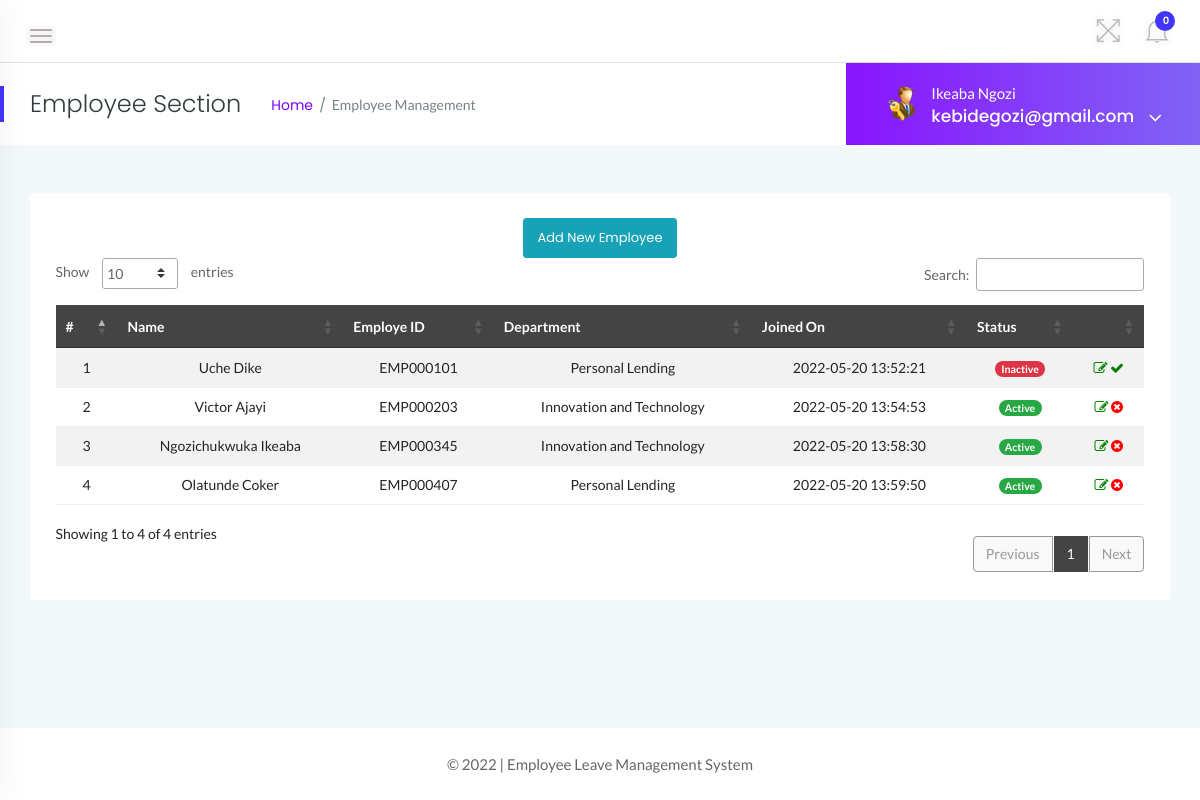
Screenshot of /admin/employees.php (signed in) with the database file from the repository.
### tables this page shows
CREATE TABLE `employees` (
  `id` int NOT NULL,
  `EmployeeId` varchar(100) NOT NULL,
  `FirstName` varchar(150) NOT NULL,
  `LastName` varchar(150) NOT NULL,
  `Email` varchar(200) NOT NULL,
  `Password` varchar(180) NOT NULL,
  `Gender` varchar(100) NOT NULL,
  `Dob` varchar(100) NOT NULL,
  `DeptHead` varchar(100) DEFAULT NULL,
  `Department` varchar(255) NOT NULL,
  `Address` varchar(255) NOT NULL,
  `City` varchar(200) NOT NULL,
  `Country` varchar(150) NOT NULL,
  `Phonenumber` char(11) NOT NULL,
  `Status` enum('Active','Deleted','Inactive') NOT NULL DEFAULT 'Active',
  `DateCreated` timestamp NOT NULL DEFAULT CURRENT_TIMESTAMP
);

### admin/employees.php (the view, shortened to what this page needs)
<?php
if (strlen($_SESSION['alogin']) == 0) {
    Redirect_to('index.php');
} else {
?>
    <!doctype html>
    <html class="no-js" lang="en">
    <head>
        <link rel="stylesheet" href="../assets/css/bootstrap.min.css">
        <link rel="stylesheet" href="../assets/css/font-awesome.min.css">
        <link rel="stylesheet" href="../assets/css/themify-icons.css">
        <link rel="stylesheet" href="../assets/css/metisMenu.css">
        <link rel="stylesheet" href="../assets/css/owl.carousel.min.css">
        <link rel="stylesheet" href="../assets/css/slicknav.min.css">
        <link rel="stylesheet" href="https://www.amcharts.com/lib/3/plugins/export/export.css" type="text/css" media="all" />
        <link rel="stylesheet" type="text/css" href="https://cdn.datatables.net/1.10.19/css/jquery.dataTables.css">
        <link rel="stylesheet" type="text/css" href="https://cdn.datatables.net/1.10.18/css/dataTables.bootstrap4.min.css">
        <link rel="stylesheet" type="text/css" href="https://cdn.datatables.net/responsive/2.2.3/css/responsive.bootstrap.min.css">
        <link rel="stylesheet" type="text/css" href="https://cdn.datatables.net/responsive/2.2.3/css/responsive.jqueryui.min.css">
        <link rel="stylesheet" href="../assets/css/typography.css">
        <link rel="stylesheet" href="../assets/css/default-css.css">
        <link rel="stylesheet" href="../assets/css/styles.css">
        <link rel="stylesheet" href="../assets/css/responsive.css">
    </head>
    <body>
        <div class="page-container">
            <div class="main-content">
                <div class="header-area">
                    <div class="row align-items-center">
                        <div class="col-md-6 col-sm-8 clearfix">
                            <div class="nav-btn pull-left">
                                <span></span>
                                <span></span>
                                <span></span>
                            </div>
                        </div>
                        <div class="col-md-6 col-sm-4 clearfix">
                            <ul class="notification-area pull-right">
                                <li id="full-view"><i class="ti-fullscreen"></i></li>
                                <?php include '../includes/admin-notification.php' ?>
                            </ul>
                        </div>
                    </div>
                </div>
                <div class="page-title-area">
                    <div class="row align-items-center">
                        <div class="col-sm-6">
                            <div class="breadcrumbs-area clearfix">
                                <h4 class="page-title pull-left">Employee Section</h4>
                                <ul class="breadcrumbs pull-left">
                                    <li><a href="dashboard.php">Home</a></li>
                                    <li><span>Employee Management</span></li>
                                </ul>
                            </div>
                        </div>
                        <div class="col-sm-6 clearfix">
                            <?php include 'admin-profile-section.php'; ?>
                        </div>
                    </div>
                </div>
                <div class="main-content-inner">
                    <div class="row">
                        <div class="col-12 mt-5">
                            <div class="card">
                                <div class="card-body">
                                    <div class="data-tables datatable-dark">
                                        <center><a href="add-employee.php" class="btn btn-sm btn-info">Add New Employee</a></center>
                                        <table id="dataTable3" class="table table-hover table-striped text-center">
                                            <thead class="text-capitalize">
                                                <tr>
                                                    <th>#</th>
                                                    <th>Name</th>
                                                    <th>Employe ID</th>
                                                    <th>Department</th>
                                                    <th>Joined On</th>
                                                    <th>Status</th>
                                                    <th></th>
                                                </tr>
                                            </thead>
                                            <tbody>
                                                <?php
                                                $sql = "SELECT EmployeeId,FirstName,LastName,Department,Status,DateCreated,id from  employees";
                                                $query = $database->prepare($sql);
                                                $query->execute();
                                                $results = $query->fetchAll(PDO::FETCH_OBJ);
                                                $cnt = 1;
                                                if ($query->rowCount() > 0) {
                                                    foreach ($results as $result) {               ?>
                                                        <tr>
                                                            <td> <?php echo htmlentities($cnt); ?></td>
                                                            <td><?php echo htmlentities($result->FirstName); ?>&nbsp;<?php echo htmlentities($result->LastName); ?></td>
                                                            <td><?php echo htmlentities($result->EmployeeId); ?></td>
                                                            <td><?php echo htmlentities($result->Department); ?></td>
                                                            <td><?php echo htmlentities($result->DateCreated); ?></td>
                                                            <td><?php $stats = $result->Status;
                                                                if ($stats === "Active") {
                                                                ?>
                                                                    <span class="badge badge-pill badge-success">Active</span>
                                                                <?php } else { ?>
                                                                    <span class="badge badge-pill badge-danger">Inactive</span>
                                                                <?php } ?>
                                                            </td>
                                                            <td><a href="update-employee.php?empid=<?php echo htmlentities($result->id); ?>"><i class="fa fa-edit" style="color:green"></i></a>
                                                                <?php if ($result->Status == "Active") { ?>
                                                                    <a href="employees.php?inid=<?php echo htmlentities($result->id); ?>" onclick="return confirm('Are you sure you want to inactive this employee?');"" > <i class=" fa fa-times-circle" style="color:red" title="Inactive"></i>
                                                                    <?php } else { ?>
                                                                        <a href="employees.php?id=<?php echo htmlentities($result->id); ?>" onclick="return confirm('Are you sure you want to active this employee?');""><i class=" fa fa-check" style="color:green" title="Active"></i>
                                                                        <?php } ?>
                                                            </td>
                                                        </tr>
                                                <?php $cnt++;
                                                    }
                                                } ?>
                                            </tbody>
                                        </table>
                                    </div>
                                </div>
                            </div>
                        </div>
                    </div>
                </div>
            </div>
            <?php include '../includes/footer.php' ?>
        </div>
    </body>
    </html>
<?php } ?>

### admin/admin-logged.php (shortened to what this page needs)
<?php
$adminid = $_SESSION['alogin'];
$sql = "SELECT * from  admin WHERE id = :alogin";
$query = $database->prepare($sql);
$query->bindParam(':alogin', $adminid, PDO::PARAM_STR);
$query->execute();
$results = $query->fetchAll(PDO::FETCH_OBJ);
if ($query->rowCount() > 0) {
    foreach ($results as $result) {    ?>
        <p style="color:white;"><?php echo htmlentities($result->Fullname); ?></p>
        <span><?php echo htmlentities($result->Email) ?></span>
<?php }
}
?>

### assets/css/styles.css (style rules this page uses)
.page-container { width: 100%; height: 100%; min-height: 100vh; padding-left: 280px; -webkit-transition: padding-left 0.3s ease 0s; transition: padding-left 0.3s ease 0s; }
.sbar_collapsed.page-container { padding-left: 0; }
.card { border: none; border-radius: 4px; background-color: #fff; -webkit-transition: all 0.3s ease 0s; transition: all 0.3s ease 0s; }
.card-body { padding: 25.6px; padding: 1.6rem; }
.main-content { width: 100%; background: #f3f8fb; }
.main-content-inner { padding: 0 30px 50px; }
.header-area { padding: 15px 30px; background: #fff; border-bottom: 1px solid #d8e3e7; }
.nav-btn { margin: 10px 30px 0 0; cursor: pointer; }
.nav-btn span { display: block; width: 22px; height: 2px; background: #b3aaaa; margin: 4px 0; border-radius: 15px; -webkit-transition: all 0.3s ease 0s; transition: all 0.3s ease 0s; box-shadow: 0 0 0 4px rgba(99, 96, 96, 0.03); }
.nav-btn span:nth-child(2) { opacity: 0; }
.nav-btn span:first-child { -webkit-transform: rotate(45deg) translate(5px, 5px); transform: rotate(45deg) translate(5px, 5px); }
.nav-btn span:last-child { -webkit-transform: rotate(-45deg) translate(3px, -3px); transform: rotate(-45deg) translate(3px, -3px); }
.sbar_collapsed .nav-btn span { transform: none; opacity: 1; }
.notification-area { -webkit-user-select: none; -moz-user-select: none; -ms-user-select: none; user-select: none; position: relative; z-index: 1; }
.notification-area li { display: inline-block; margin-left: 20px; cursor: pointer; -webkit-user-select: none; -moz-user-select: none; -ms-user-select: none; user-select: none; }
.notification-area li > i { font-size: 26px; color: #bdbcbc; vertical-align: middle; text-shadow: 0 0 8px rgba(0, 0, 0, 0.12); -webkit-transition: color 0.3s ease 0s; transition: color 0.3s ease 0s; }
.notification-area li#full-view { display: inline-block; }
.page-title-area { padding: 0 30px; background: #fff; position: relative; }
.page-title-area:before { content: ""; position: absolute; left: 0; top: 50%; width: 4px; height: 36px; background: var(--primary-color); -webkit-transform: translateY(-50%); transform: translateY(-50%); }
.page-title { font-size: 24px; font-weight: 300; color: #313b3d; letter-spacing: 0; margin-right: 30px; }
ul.breadcrumbs { margin-top: 4px; }
.breadcrumbs li { display: inline-block; }
.breadcrumbs li a, .breadcrumbs li span { display: block; font-size: 14px; font-weight: 400; color: #7801ff; letter-spacing: 0; margin-right: 16px; position: relative; }
.breadcrumbs li a:before { content: "/"; color: #768387; position: absolute; right: -13px; top: 0; }
.breadcrumbs li span { margin-right: 0; color: #768387; text-transform: capitalize; }
.btn { padding: 11px 17px; font-size: 13px; letter-spacing: 0; }
.btn-sm { padding: 9px 14px; }
table tr th { border-bottom: none; }
table tr th, table tr td { border-top: 1px solid rgba(120, 130, 140, 0.13) !important; }
table.dataTable.no-footer { border-bottom: 1px solid rgba(120, 130, 140, 0.13) !important; }
table.dataTable thead th, table.dataTable thead td { border-bottom-color: transparent; }
.datatable-dark thead { background: #444; color: #fff; }

### rows the page displays
employees: FirstName "Uche", LastName "Dike", EmployeeId "EMP000101", Department "Personal Lending", DateCreated "2022-05-20 13:52:21", Status "Inactive"
employees: FirstName "Victor", LastName "Ajayi", EmployeeId "EMP000203", Department "Innovation and Technology", DateCreated "2022-05-20 13:54:53", Status "Active"
employees: FirstName "Ngozichukwuka", LastName "Ikeaba", EmployeeId "EMP000345", Department "Innovation and Technology", DateCreated "2022-05-20 13:58:30", Status "Active"
employees: FirstName "Olatunde", LastName "Coker", EmployeeId "EMP000407", Department "Personal Lending", DateCreated "2022-05-20 13:59:50", Status "Active"

### other values shown
$unreadcount "0"
$result->Fullname "Ikeaba Ngozi"
$result->Email "kebidegozi@gmail.com"
